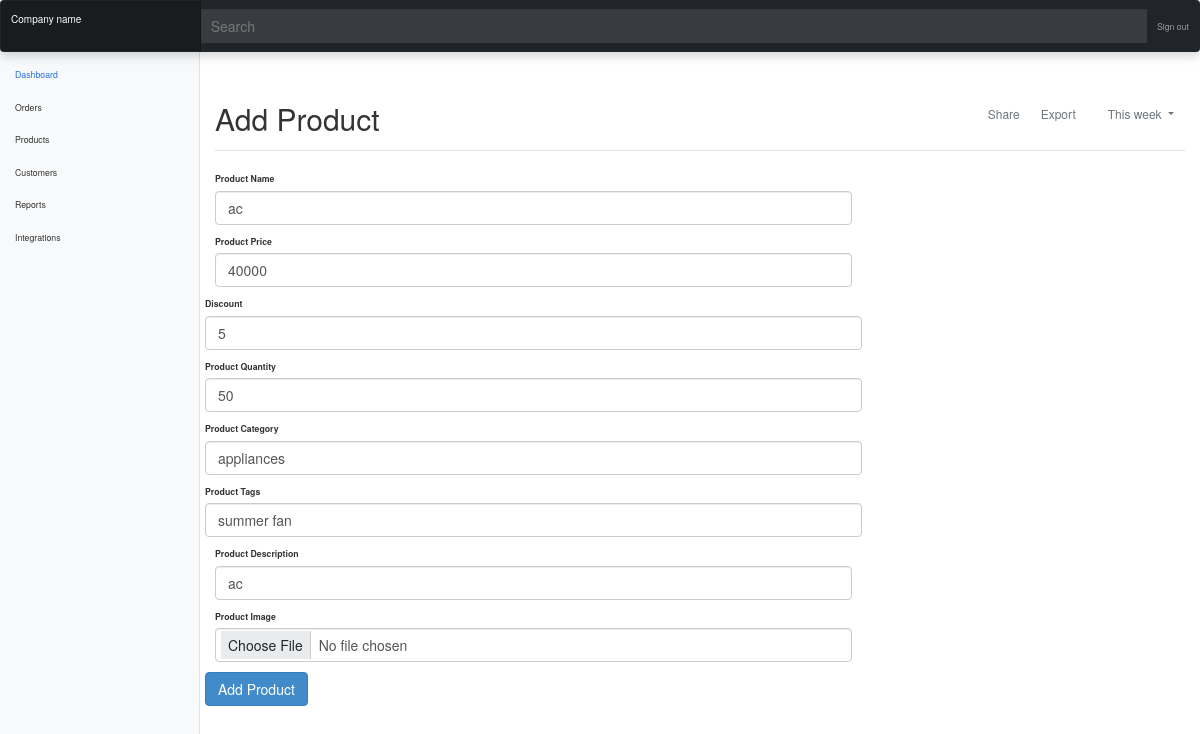
The page /edit.php?id=19 (signed in) on the database its author committed.
### tables this page shows
CREATE TABLE `Products` (
  `product_id` int NOT NULL,
  `product_name` varchar(50) NOT NULL,
  `product_price` int NOT NULL,
  `product_quantity` int NOT NULL,
  `product_category` varchar(50) NOT NULL,
  `product_image` varchar(255) DEFAULT NULL,
  `product_discount` varchar(255) DEFAULT NULL,
  `product_tags` varchar(255) DEFAULT NULL,
  `product_description` varchar(255) DEFAULT NULL
);

### classes/DB.php (called while the page is built, shortened)
<?php
class DB
{
    public static $instance;
    public static function getInstance()
    {
        if (!isset(self::$instance)) {
            try {
                self::$instance = new PDO("mysql:host=" . DBHOST . ";dbname=" . DBNAME, DBUSER, DBPASS);
                self::$instance->setAttribute(PDO::ATTR_ERRMODE, PDO::ERRMODE_EXCEPTION);
                return self::$instance;
            } catch (PDOException $e) {
                return $e->getMessage();
            }
        }
        return self::$instance;
    }
}

### edit.php (the view, shortened to what this page needs)
<!doctype html>
<html lang="en">
<head>
  <link href="https://cdn.jsdelivr.net/npm/bootstrap@5.1.3/dist/css/bootstrap.min.css" rel="stylesheet">
  <link href="../node_modules/bootstrap/dist/css/bootstrap.min.css" rel="stylesheet">
  <link href="./assets/css/dashboard.css" rel="stylesheet">
</head>
<body>
  <header class="navbar navbar-dark sticky-top bg-dark flex-md-nowrap p-0 shadow">
    <a class="navbar-brand col-md-3 col-lg-2 me-0 px-3" href="#">Company name</a>
    <input class="form-control form-control-dark w-100" type="text" placeholder="Search" aria-label="Search">
    <div class="navbar-nav">
      <div class="nav-item text-nowrap">
        <a class="nav-link px-3" href="logout.php">Sign out</a>
      </div>
    </div>
  </header>
  <div class="container-fluid">
    <div class="row">
      <nav id="sidebarMenu" class="col-md-3 col-lg-2 d-md-block bg-light sidebar collapse">
        <div class="position-sticky pt-3">
          <ul class="nav flex-column">
            <li class="nav-item">
              <a class="nav-link active" aria-current="page" href="products.php">
                Dashboard
              </a>
            </li>
            <li class="nav-item">
              <a class="nav-link" href="#">
                Orders
              </a>
            </li>
            <li class="nav-item">
              <a class="nav-link" href="separate_products.php">
                Products
              </a>
            </li>
            <li class="nav-item">
              <a class="nav-link" href="#">
                Customers
              </a>
            </li>
            <li class="nav-item">
              <a class="nav-link" href="#">
                Reports
              </a>
            </li>
            <li class="nav-item">
              <a class="nav-link" href="#">
                Integrations
              </a>
            </li>
          </ul>
        </div>
      </nav>
      <main class="col-md-9 ms-sm-auto col-lg-10 px-md-4">
        <div class="d-flex justify-content-between flex-wrap flex-md-nowrap align-items-center pt-3 pb-2 mb-3 border-bottom">
          <h1 class="h2">Add Product</h1>
          <div class="btn-toolbar mb-2 mb-md-0">
            <div class="btn-group me-2">
              <button type="button" class="btn btn-sm btn-outline-secondary">Share</button>
              <button type="button" class="btn btn-sm btn-outline-secondary">Export</button>
            </div>
            <button type="button" class="btn btn-sm btn-outline-secondary dropdown-toggle">
              This week
            </button>
          </div>
        </div>
        <?php
        require "./classes/DB.php";
        $fk = $_GET['id'];
        $sql = "select * from Products where product_id = '$fk'";
        $data = DB::getInstance()->query($sql);
        while ($row = $data->fetch(PDO::FETCH_OBJ)) {
  ?>
        <form class="row g-3" method = "POST" action="dummy.php" enctype="multipart/form-data">
        <div class="col-md-8">
          </div>
          <div class="col-md-8">
            <label for="inputEmail4" class="form-label">Product Name</label>
            <input type="text" class="form-control" id="productName" name = "pname" value = "<?php echo $row->product_name ?>" required>
          </div>
          <div class="col-md-8">
            <label for="inputPassword4" class="form-label">Product Price</label>
            <input type="number" class="form-control" id="productPrice" name = "pprice" value = "<?php echo $row->product_price ?>" required>
          </div>
          <div class="col-8">
          <label for="inputPassword4" class="form-label">Discount</label>
            <input type="number" class="form-control" id="discountPrice" name = "dprice" value = "<?php echo $row->product_discount ?>" required>
          </div>
          <div class="col-8">
            <label for="inputAddress" class="form-label">Product Quantity</label>
            <input type="number" class="form-control" id="productQuantity" name = "pquantity" value = "<?php echo $row->product_quantity ?>" required >
          </div>
          <div class="col-8">
            <label for="inputAddress2" class="form-label">Product Category </label>
            <input type="text" class="form-control" id="ProductCategory" name = "pcategory" value = "<?php echo $row->product_category ?>" required>
          </div>
          <div class="col-8">
            <label for="inputAddress2" class="form-label">Product Tags </label>
            <input type="text" class="form-control" id="ProductTags" name = "ptags" value = "<?php echo $row->product_tags ?>" required>
          </div>
          <div class="col-md-8">
            <label for="inputCity" class="form-label">Product Description</label>
            <input type="text" class="form-control" id="productDescription" name = "pdescription" value = "<?php echo $row->product_description ?>" required>
          </div>
          <div class="col-md-8">
            <label for="inputCity" class="form-label">Product Image</label>
            <input type="file" class="form-control" id="productImage" name = "pimage" value = "<?php echo $row->product_image ?>" required>
          </div>
      <?php } ?>
          <div class="col-12">
            <button type="submit" class="btn btn-primary" name = "submit_button">Add Product</button>
          </div>
        </form>
      </main>
    </div>
  </div>
</body>
</html>

### assets/css/dashboard.css (style rules this page uses)
body { font-size: .875rem; }
.sidebar { position: fixed; top: 0; bottom: 0; left: 0; z-index: 100; padding: 48px 0 0; box-shadow: inset -1px 0 0 rgba(0, 0, 0, .1); }
.sidebar .nav-link { font-weight: 500; color: #333; }
.sidebar .nav-link.active { color: #2470dc; }
.navbar-brand { padding-top: .75rem; padding-bottom: .75rem; font-size: 1rem; background-color: rgba(0, 0, 0, .25); box-shadow: inset -1px 0 0 rgba(0, 0, 0, .25); }
.navbar .form-control { padding: .75rem 1rem; border-width: 0; border-radius: 0; }
.form-control-dark { color: #fff; background-color: rgba(255, 255, 255, .1); border-color: rgba(255, 255, 255, .1); }

### rows shown on the page
products: pname "ac", pprice "40000", dprice "5", pquantity "50", pcategory "appliances", ptags "summer fan", pdescription "ac"
